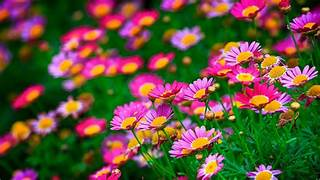
#> input picture flower.jpg, 320 x 180 px
$ python 'rotate with angle.py'
#> lines starting #> are read from the running program, lines starting #| are printed output that depends on the picture
# Importing OpenCV Library
import cv2
# Relative or absolute path of the input image file
path = "flower.jpg"
# reading image (by default the flag is 1 if not specidied)
image = cv2.imread(path)
#> image is the input picture: shape (180, 320, 3); mean B, G, R 59.6, 80.6, 99.1
size = image.shape
#> size = (180, 320, 3)
width = size[0]
#> width = 180
height = size[1]
#> height = 320
center = (int(height/2),int(width/2))
#> center = (160, 90)
M = cv2.getRotationMatrix2D(center, 45, 1)
imageRot = cv2.warpAffine(image, M, (height, width))
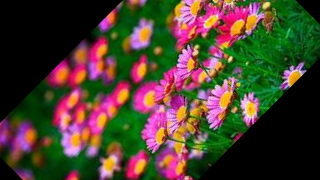
#> imageRot: shape (180, 320, 3); mean B, G, R 46.7, 63.1, 75.5
# Display image in a window
cv2.imshow("Output",image)
cv2.imshow("Rotate",imageRot)
# Wait until any key press (press any key to close the window)
cv2.waitKey()
# kill all the windows
cv2.destroyAllWindows()

$ run again, with bts.jpg copied over flower.jpg
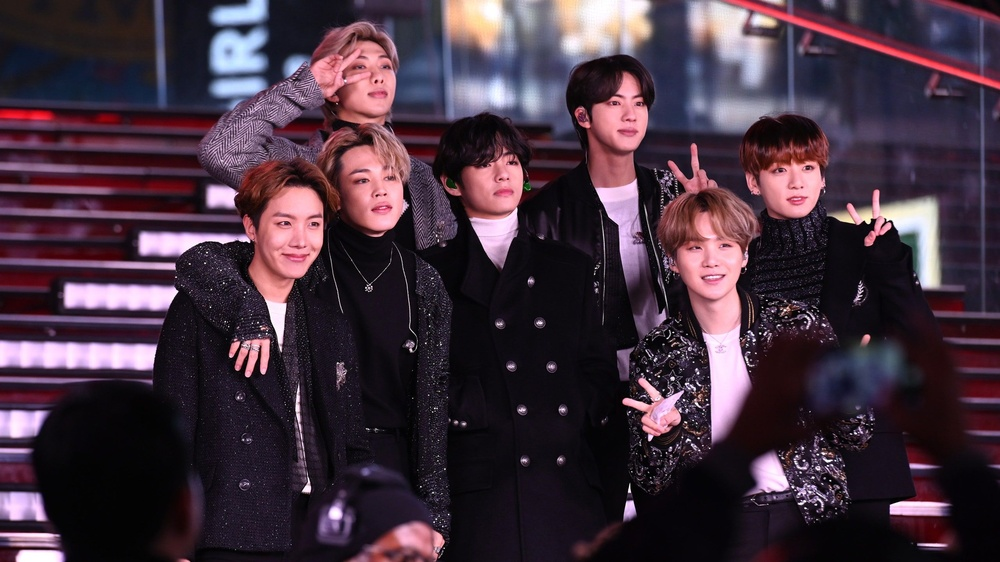
#> input picture bts.jpg, 1000 x 562 px, shrunk from 2560 x 1440 before the run
#> image is the input picture: shape (562, 1000, 3); mean B, G, R 62.7, 49.6, 67.9
#> `imageRot = cv2.warpAffine(image, M, (height, width))`:
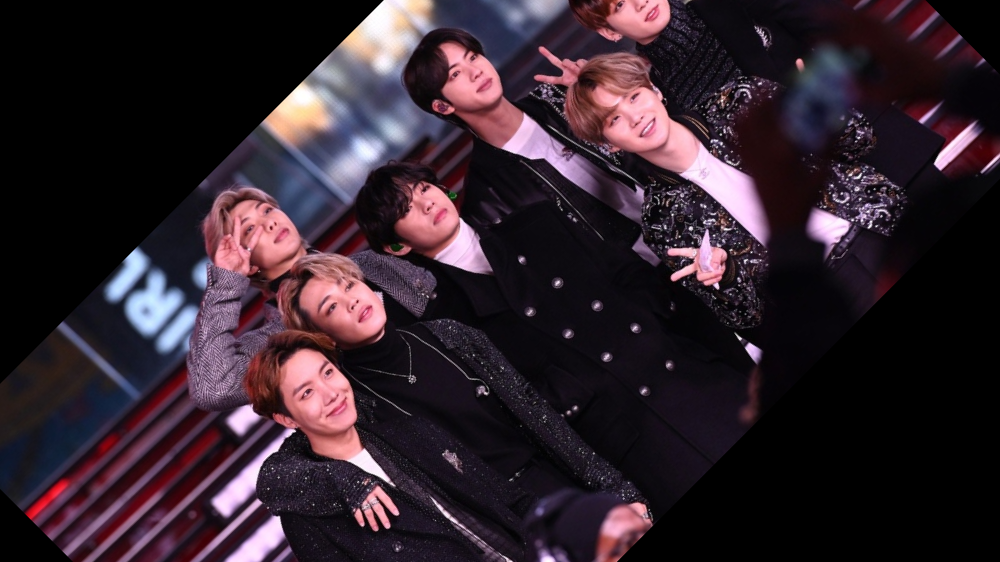
#> imageRot: shape (562, 1000, 3); mean B, G, R 44.5, 35.7, 49.6
